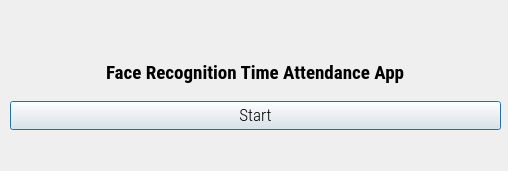
<?xml version="1.0" encoding="UTF-8"?>
<ui version="4.0">
 <class>Dialog</class>
 <widget class="QDialog" name="Dialog">
  <property name="geometry">
   <rect>
    <x>0</x>
    <y>0</y>
    <width>508</width>
    <height>171</height>
   </rect>
  </property>
  <property name="maximumSize">
   <size>
    <width>508</width>
    <height>259</height>
   </size>
  </property>
  <property name="windowTitle">
   <string>Face Recognition Time Attendance App</string>
  </property>
  <property name="windowIcon">
   <iconset resource="resource.qrc">
    <normaloff>:/icon/icon.png</normaloff>:/icon/icon.png</iconset>
  </property>
  <widget class="QWidget" name="verticalLayoutWidget">
   <property name="geometry">
    <rect>
     <x>10</x>
     <y>50</y>
     <width>491</width>
     <height>80</height>
    </rect>
   </property>
   <layout class="QVBoxLayout" name="verticalLayout">
    <item>
     <layout class="QHBoxLayout" name="horizontalLayout">
      <item alignment="Qt::AlignHCenter">
       <widget class="QLabel" name="filelabel">
        <property name="font">
         <font>
          <family>Roboto Condensed</family>
          <pointsize>14</pointsize>
          <weight>75</weight>
          <bold>true</bold>
         </font>
        </property>
        <property name="text">
         <string>Face Recognition Time Attendance App</string>
        </property>
       </widget>
      </item>
     </layout>
    </item>
    <item>
     <widget class="QPushButton" name="runButton">
      <property name="font">
       <font>
        <family>Roboto Condensed Light</family>
        <pointsize>13</pointsize>
       </font>
      </property>
      <property name="text">
       <string>Start</string>
      </property>
     </widget>
    </item>
   </layout>
  </widget>
 </widget>
 <resources>
  <include location="resource.qrc"/>
 </resources>
 <connections/>
</ui>
